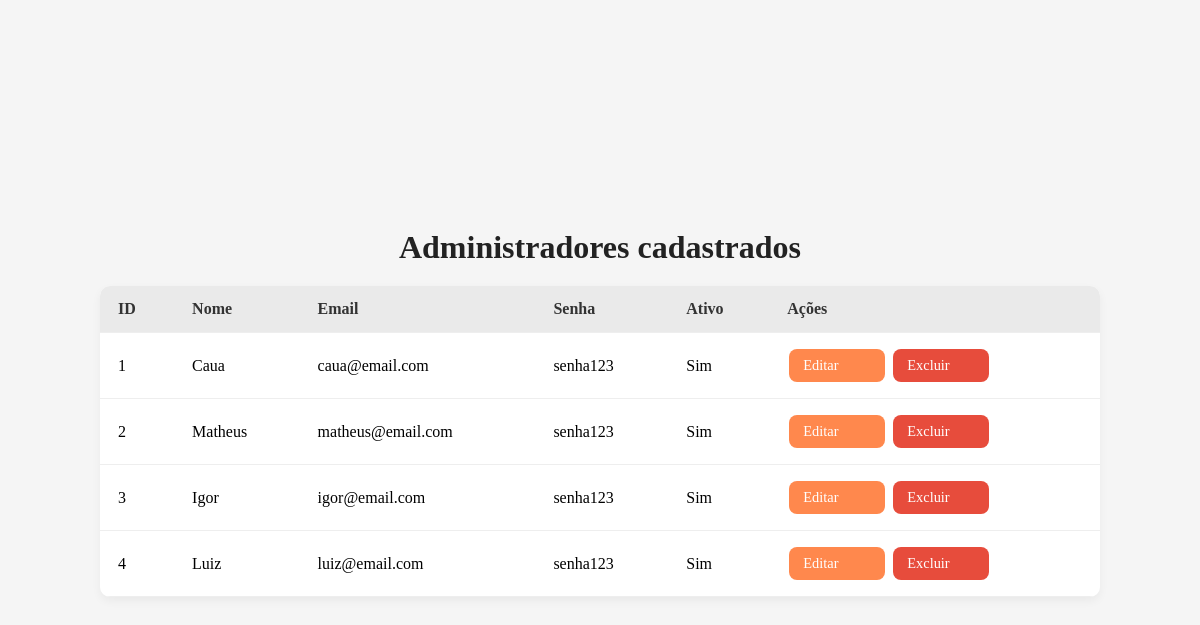
/listar_administrador.php (signed in), run on the app's committed database.
### tables this page shows
CREATE TABLE usuarios_adm (
    adm_id INTEGER PRIMARY KEY AUTOINCREMENT,
    adm_nome VARCHAR(100) NOT NULL,
    adm_telefone VARCHAR(100),
    adm_cpf VARCHAR(100),
    adm_data_nascimento VARCHAR(100),
    adm_email VARCHAR(100) UNIQUE,
    adm_senha VARCHAR(100),
    adm_ativo INTEGER DEFAULT 1
);

### listar_administrador.php (the view, shortened to what this page needs)
<?php
require_once('conexao.php');
$administradores = [];
try {
    $stmt = $pdo->prepare("SELECT * FROM usuarios_adm ");
    $stmt->execute();
    $administradores = $stmt->fetchAll(PDO::FETCH_ASSOC);
} catch (PDOException $e) {
    echo "<p style='color:red;'>Erro ao listar administradores: " . $e->getMessage() . "</p>";
}
?>
<!DOCTYPE html>
<html lang="pt">
<head>
</head>
<body>
<div class="container-table">
    <h2>Administradores cadastrados</h2>
    <table>
        <tr>
            <th>ID</th>
            <th>Nome</th>
            <th>Email</th>
            <th>Senha</th>
            <th>Ativo</th>
            <th>Ações</th>
        </tr>
        <?php foreach($administradores as $adm): ?>
        <tr>
            <td><?php echo $adm['adm_id']; ?></td>
            <td><?php echo $adm['adm_nome']; ?></td>
            <td><?php echo $adm['adm_email']; ?></td>
            <td><?php echo $adm['adm_senha']; ?></td>
            <td><?php echo ($adm['adm_ativo'] == 1 ? 'Sim' : 'Não'); ?></td>
            <td>
                <a href="editar_administrador.php?id=<?php echo $adm['adm_id']; ?>" class="action-btn">Editar</a>
                <a href="excluir_administrador.php?id=<?php echo $adm['adm_id']; ?>" class="action-btn delete-btn" onclick="return confirmDeletion();">Excluir</a>
            </td>
    </tr>
        <?php endforeach; ?>
    </table>
</div>
</body>

### listar_administrador.php (style rules this page uses)
body { background-color: #F5F5F5; display: flex; justify-content: center; align-items: center; height: 100vh; margin: 0; }
.container-table { width: 90%; max-width: 1000px; text-align: center; }
.container-table h2 { margin-bottom: 20px; font-size: 2rem; color: #222; }
.container-table table { width: 100%; border-collapse: collapse; border-radius: 10px; overflow: hidden; box-shadow: 0 4px 10px rgba(0, 0, 0, 0.05); background-color: #fff; }
th, td { padding: 14px 18px; text-align: left; border-bottom: 1px solid #eee; }
th { background-color: #EAEAEA; font-weight: 600; color: #333; }
.action-btn { display: inline-block; width: 68px; padding: 8px 14px; margin: 2px; border: none; border-radius: 8px; text-decoration: none; font-weight: 500; font-size: 0.9rem; cursor: pointer; background-color: #ff884d; color: #fff; transition: background 0.3s ease; }
.delete-btn { background-color: #e74c3c; }

### data on the page
usuarios_adm: adm_id "1", adm_nome "Caua", adm_email "caua@email.com", adm_senha "senha123", adm_ativo "Sim"
usuarios_adm: adm_id "2", adm_nome "Matheus", adm_email "matheus@email.com", adm_senha "senha123", adm_ativo "Sim"
usuarios_adm: adm_id "3", adm_nome "Igor", adm_email "igor@email.com", adm_senha "senha123", adm_ativo "Sim"
usuarios_adm: adm_id "4", adm_nome "Luiz", adm_email "luiz@email.com", adm_senha "senha123", adm_ativo "Sim"
